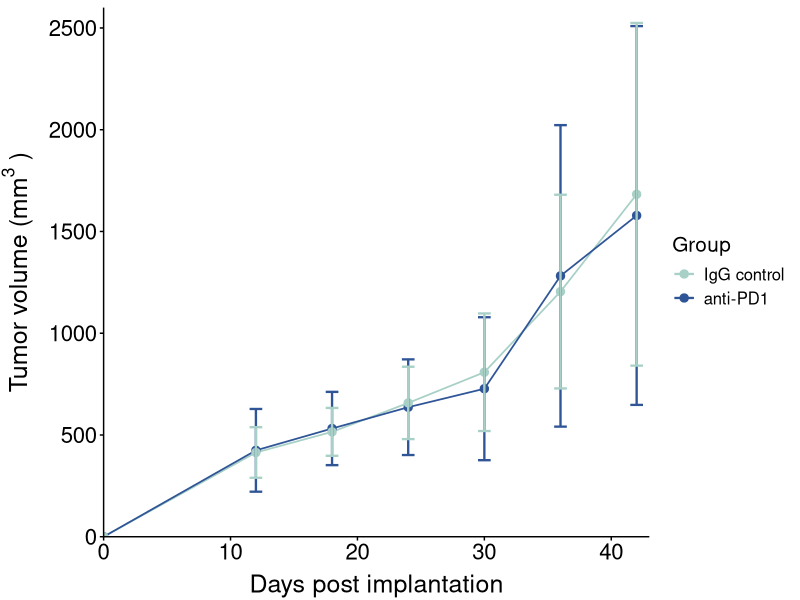
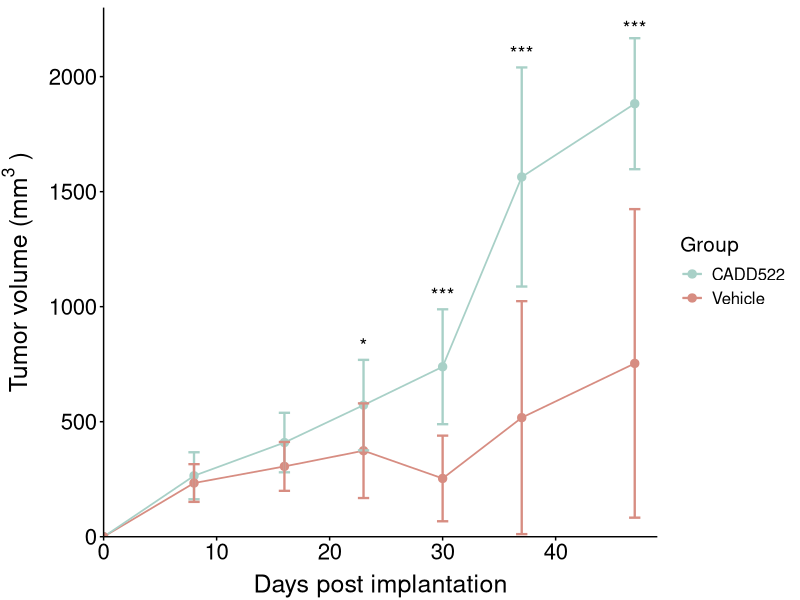
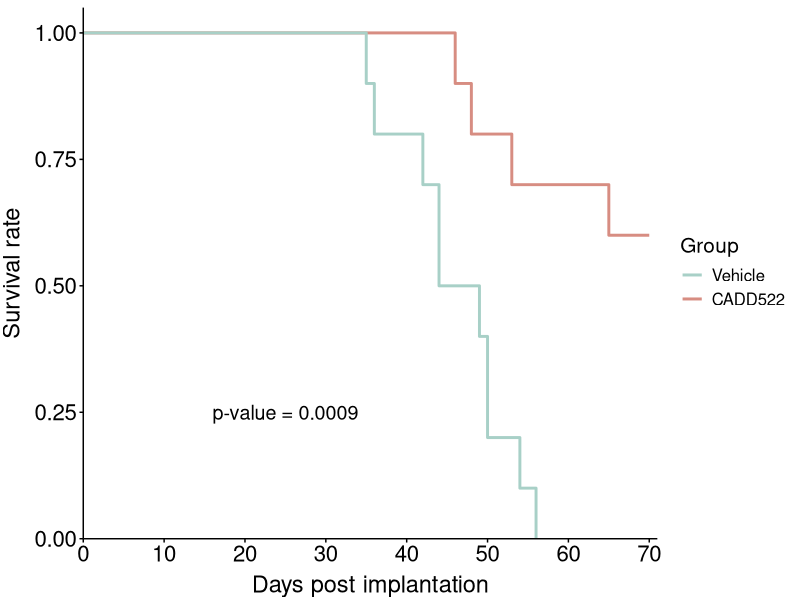

Recreate these plots in R, in order.
#################
### Fig. 6F-I ###
#################

### libraries
library(ggplot2)
library(ggpubr)
library(ggsignif)


### Fig. 6g
### two-group scatter plot with standard error
### load data
df <- data.frame("group" = rep(c('IgG control','anti-PD1'), 7),
                 "avg" = c(0, 0, 424.5278,413.982,
                           531.8384,515.3424,
                           636.5026,657.5537,
                           727.3257,808.3375,
                           1281.814,1204.6422,
                           1578.4719,1682.6798),
                 "stdev" = c(0,0,203.3134262,124.2567226,
                             180.0611985,117.6163392,
                             235.0799646,177.8063884,
                             351.1884238,288.9909875,
                             740.777847,475.9369418,
                             930.662574,841.8439754),
                 'day' = rep(c('0','12','18','24','30','36','42'), each = 2))

df$day <- as.numeric(df$day)
df$group <- as.factor(df$group)
levels(df$group) <- c("IgG control", 'anti-PD1')

png(filename = "Fig_6f.png",
    width = 5,
    height = 3,
    units = 'in',
    res = 300)
  
ggplot(df, aes(x=day, y=avg, group=group, color=group)) + 
geom_line(size = .6) +
geom_point(size = 2.5)+
geom_errorbar(aes(ymin=avg-stdev, ymax=avg+stdev), width=1, size = .8) +
theme_classic() + xlab('Days post implantation') + 
ylab(expression("Tumor volume (mm"^3~")")) + 
theme(axis.title.x = element_text(size = 18, color = 'black',vjust = 0),
      axis.title.y = element_text(size = 18, color = 'black',vjust = 2),
      axis.text = element_text(size = 16, color = 'black'),
      panel.grid.major = element_blank(),
      panel.grid.minor = element_blank(),
      axis.line = element_line(color = 'black'),
      axis.ticks = element_line(color = 'black'),
      legend.title = element_text(size = 15), 
      legend.text = element_text(size = 12)) + 
scale_color_manual("Group", values = c('#A8D0C7','#2F5597')) + 
scale_x_continuous(limits = c(0,43), expand = c(0,0)) +
scale_y_continuous(limits = c(0,2600), expand = c(0,0), breaks = c(0,500,1000,1500,2000,2500))

dev.off()

### Fig. 6h
### two-group scatter plot with standard error
### load data
df <- data.frame("group" = rep(c('Vehicle','CADD522'), 7),
                 "avg" = c(0, 0, 264.9567,233.4502,
                           409.43555,305.726593,
                           572.1346,373.9791198,
                           738.8693,253.3689,
                           1563.7617,517.6469,
                           1882.350389,753.4451667),
                 "stdev" = c(0,0,102.1530225,81.93117693,
                             129.3324983,106.1825265,
                             196.7047355,205.7452978,
                             249.7365549,186.1247632,
                             476.237222,506.3902983,
                             284.6975272,670.6084131),
                 'day' = rep(c('0','8','16','23','30','37','47'), each = 2))

df$day <- as.numeric(df$day)
df$group <- as.factor(df$group)
levels(df$group) <- c("Vehicle", "CADD522")

png(filename = "Fig_6h.png",
    width = 5,
    height = 3,
    units = 'in',
    res = 300)

ggplot(df, aes(x=day, y=avg, group=group, color=group)) + 
  geom_line(size = .6) +
  geom_point(size = 2.5)+
  geom_errorbar(aes(ymin=avg-stdev, ymax=avg+stdev), width=1, size = .8) +
  theme_classic() + xlab('Days post implantation') + 
  ylab(expression("Tumor volume (mm"^3~")")) + 
  theme(axis.title.x = element_text(size = 18, color = 'black',vjust = 0),
        axis.title.y = element_text(size = 18, color = 'black',vjust = 2),
        axis.text = element_text(size = 16, color = 'black'),
        panel.grid.major = element_blank(),
        panel.grid.minor = element_blank(),
        axis.line = element_line(color = 'black'),
        axis.ticks = element_line(color = 'black'),
        legend.title = element_text(size = 15), 
        legend.text = element_text(size = 12)) + 
  scale_color_manual("Group", values = c('#D78D82', '#A8D0C7'),
                     guide = guide_legend(reverse = TRUE)) + 
  annotate("text",label = "*", x = 23, y = 830, size = 5) +
  annotate("text",label = "***", x = 30, y = 1050, size = 5) +
  annotate("text",label = "***", x = 37, y = 2100, size = 5) +
  annotate("text",label = "***", x = 47, y = 2210, size = 5) +
  scale_x_continuous(limits = c(0,49), expand = c(0,0)) +
  scale_y_continuous(limits = c(0,2300), expand = c(0,0), breaks = c(0,500,1000,1500,2000))

dev.off()

### Fig. 6h
### two-group scatter plot with standard error
### load data
df <- data.frame("values" = c(100,90,80,70,50,40,20,10,0,100,90,80,70,60,60),
                 "ind" = c(rep('Vehicle', 9), rep('CADD522',6)),
                 "day" = c(0,35,36,42,44,49,50,54,56,0,46,48,53,65,70))
df$values <- df$values/100
df$group <- df$ind
levels(df$group) <- c("Vehicle", 'CADD522')
png(filename = "Fig_6i.png",
    width = 5,
    height = 3,
    units = 'in',
    res = 300)

ggplot(df, aes(x=day, y=values, group=group, color=group)) + 
  geom_step(size=1) +
  theme_classic() + xlab('Days post implantation') + 
  ylab(expression("Survival rate")) + 
  theme(axis.title.x = element_text(size = 17, color = 'black', vjust = 0),
        axis.title.y = element_text(size = 17, color = 'black', vjust = 2),
        axis.text = element_text(size = 16, color = 'black'),
        panel.grid.major = element_blank(),
        panel.grid.minor = element_blank(),
        axis.line = element_line(color = 'black'),
        axis.ticks = element_line(color = 'black'),
        legend.title = element_text(size = 15), 
        legend.text = element_text(size = 12)) + 
  scale_color_manual("Group", values = c('#D78D82','#A8D0C7'),
                     guide = guide_legend(reverse = TRUE)) + 
  scale_x_continuous(limits = c(0,70), breaks = c(0,10,20,30,40,50,60,70), expand = expansion(add = c(0,1))) +
  scale_y_continuous(limits = c(0,1), expand = expansion(add = c(0,.05))) +
  annotate("text",label = "p-value = 0.0009", x = 25, y = .25, size = 5)

dev.off()

